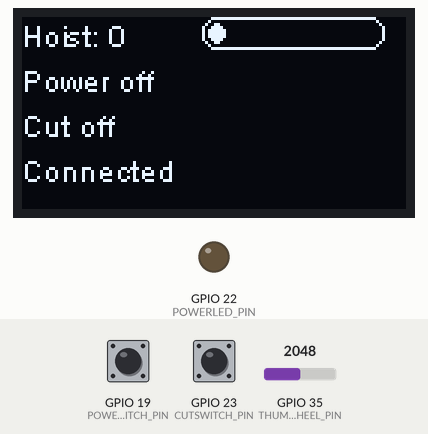
The sketch below on a simulated ESP32. Shown: 128×64 one-colour display, output pins drawn as LEDs (lit = HIGH). The test bench sets the inputs (shaded band); at power-on: GPIO 19 (POWERSWITCH_PIN) HIGH, GPIO 23 (CUTSWITCH_PIN) HIGH, GPIO 35 (THUMBWHEEL_PIN) = 2048. WiFi joins after 1.5 s; servers stay silent unless stated.

Above: at 6.7 s.
6.8 s: GPIO 19 (POWERSWITCH_PIN) pulled LOW for 0.15 s
At 7.39 s:
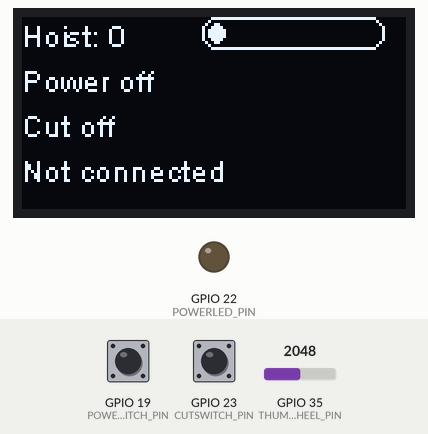
9.9 s: GPIO 19 (POWERSWITCH_PIN) pulled LOW for 1 s
At 10.5 s:
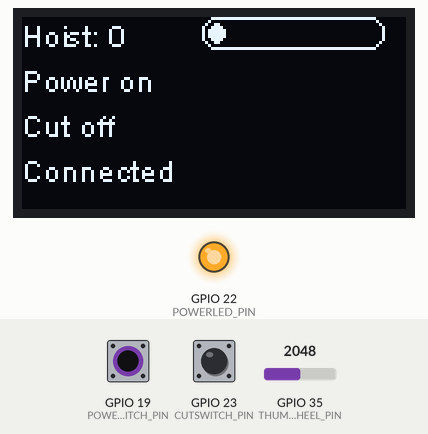
12.4 s: GPIO 23 (CUTSWITCH_PIN) pulled LOW for 0.15 s
At 12.58 s:
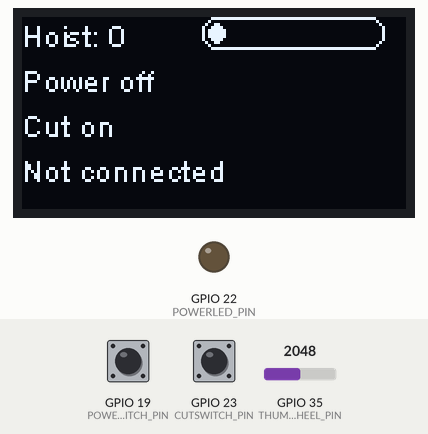
14.1 s: GPIO 23 (CUTSWITCH_PIN) pulled LOW for 1 s
At 15.0 s:
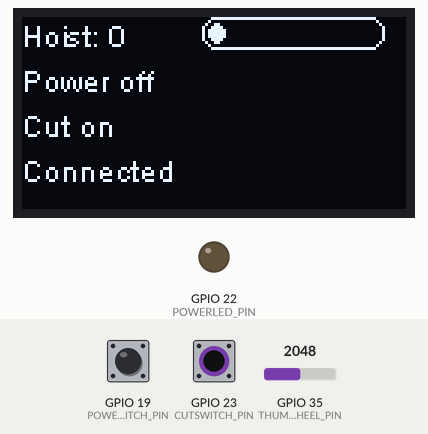
16.6 s: GPIO 19 (POWERSWITCH_PIN) driven LOW and GPIO 23 (CUTSWITCH_PIN) driven LOW
At 17.73 s:
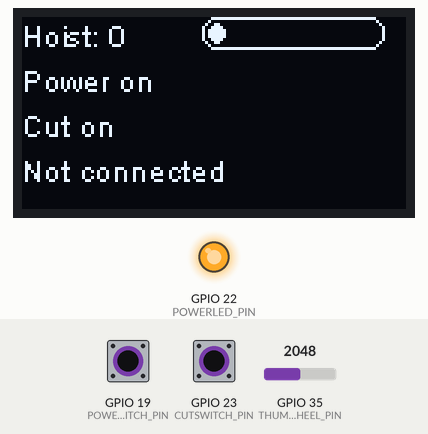
19.6 s: GPIO 19 (POWERSWITCH_PIN) driven HIGH
At 22.4 s:
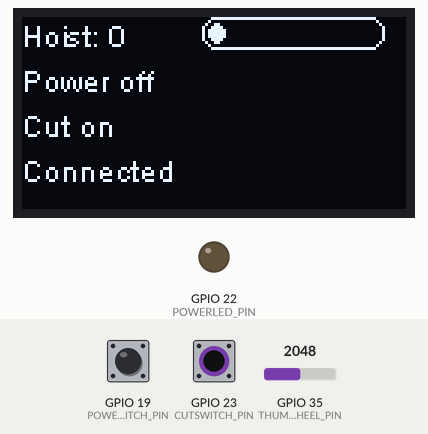
Timing chart, 0 to 23.6 s (numbered marks = the images above; inputs shaded):
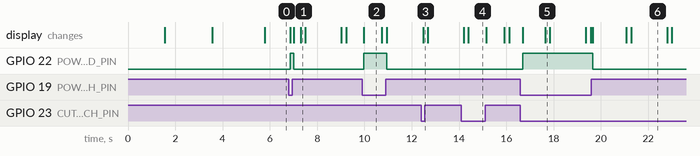

Measured:
- after the input at 6.8 s, GPIO 22 (POWERLED_PIN): LOW → HIGH after 0.06 s, → LOW 0.15 s later; the display: first changes after 0.06 s (image 1 shows a later state)
- after the input at 9.9 s, GPIO 22 (POWERLED_PIN): LOW → HIGH after 0.06 s, → LOW 0.98 s later; the display: changes after 0.06 s (image 2)
- after the input at 12.4 s, the display: changes after 0.08 s (image 3)
- after the input at 14.1 s, the display: first changes after 0.10 s (image 4 shows a later state)
- after the input at 16.6 s, GPIO 22 (POWERLED_PIN): LOW → HIGH after 0.10 s; the display: first changes after 0.10 s (image 5 shows a later state)
- after the input at 19.6 s, GPIO 22 (POWERLED_PIN): HIGH → LOW after 0.06 s; the display: changes after 0.06 s (image 6)
- what the display in image 2 shows lasts 0.7 s, from 10.0 s to 10.7 s

The sketch:

esp-client.ino
```cpp
#include <Arduino.h>
#include <WiFi.h>
#include "heltec.h"


WiFiClient client;

byte lastHoistSpeed = 15;
byte lastPowerState = 1;
byte lastCutState = 0;

float extendMax = 4095;
float extendMin = 0;

const int THUMBWHEEL_PIN = 35;
const int POWERSWITCH_PIN = 19;
const int POWERLED_PIN = 22;
const int CUTSWITCH_PIN = 23;

void showString(String str, const uint8_t *fontData = ArialMT_Plain_10){
    Heltec.display->setFont(fontData);
    Heltec.display->clear();
    Heltec.display->drawString(0, 0, str);
    Heltec.display->display();
}

void setup() {

    //Setup pin modes
    adcAttachPin(THUMBWHEEL_PIN);
    pinMode(POWERSWITCH_PIN, INPUT_PULLUP);
    pinMode(POWERLED_PIN, OUTPUT);
    pinMode(CUTSWITCH_PIN, INPUT_PULLUP);

    //Board specific setup
    Heltec.begin(true, false, true);//enable display and serial connection
    Heltec.display->flipScreenVertically();

    //Connect to wifi
    showString("Connecting to WiFi");
    WiFi.begin("vrnet", "tacotaco");
    while(WiFi.status() != WL_CONNECTED) {
      delay(500);
    }


    showString("Do max down", ArialMT_Plain_16);
    delay(2000);
    extendMax = (analogRead(THUMBWHEEL_PIN)+analogRead(THUMBWHEEL_PIN)+analogRead(THUMBWHEEL_PIN))/3;


    showString("Do max up", ArialMT_Plain_16);
    delay(2000);
    extendMin = (analogRead(THUMBWHEEL_PIN)+analogRead(THUMBWHEEL_PIN)+analogRead(THUMBWHEEL_PIN))/3;

}

byte readHoist(){
  float raw = (analogRead(THUMBWHEEL_PIN)+analogRead(THUMBWHEEL_PIN)+analogRead(THUMBWHEEL_PIN))/3;
  if (extendMax>extendMin){
    if (raw>extendMax) raw=extendMax;
    if (raw<extendMin) raw=extendMin;
  }else{
    if (raw<extendMax) raw=extendMax;
    if (raw>extendMin) raw=extendMin;
  }
  raw=raw-extendMin;
  raw=raw/(extendMax-extendMin);
  raw=raw*31;
  if (raw<0) raw=0;
  if (raw>31) raw=31;
  return raw;
}

bool readPowerState(){
  return !digitalRead(POWERSWITCH_PIN);
}
bool readHoistCutState(){
  return !digitalRead(CUTSWITCH_PIN);
}

void loop() {
    if (!client.connect("192.168.1.5", 3001)){
        delay(150);
    }else{
        //store initial state
        lastHoistSpeed = readHoist();
        lastCutState = readHoistCutState();
        lastPowerState = readPowerState();

        //send initial state
        client.setNoDelay(true);
        client.write(lastHoistSpeed);
        client.write(32+lastPowerState);
        client.write(34+lastCutState);
        client.flush();

        while (client.connected()){
          byte hoistSpeed = readHoist();
          if (abs(lastHoistSpeed-hoistSpeed)>=2 || (hoistSpeed==31 && lastHoistSpeed!=31) || (hoistSpeed==0 && lastHoistSpeed!=0)){
            lastHoistSpeed = hoistSpeed;
            client.write(hoistSpeed);
            client.flush();
          }

          bool powerState = readPowerState();
          if (powerState!=lastPowerState){
            delay(50);//debounce a little
            lastPowerState=powerState;
            client.write(32+powerState);
            client.flush();
          }

          bool cutState = readHoistCutState();
          if (cutState != lastCutState){
            delay(50);//debounce
            lastCutState = cutState;
            client.write(34+cutState);
            client.flush();
          }

          digitalWrite(POWERLED_PIN, powerState);

          Heltec.display->clear();
          Heltec.display->setTextAlignment(TEXT_ALIGN_LEFT);
          Heltec.display->setFont(ArialMT_Plain_10);
          Heltec.display->drawString(0, 0, "Hoist: "+String(hoistSpeed));

          Heltec.display->drawProgressBar(60, 0, 60, 10, float(float(hoistSpeed)/32.0f)*100.0f);

          Heltec.display->drawString(0, 15, "Power "+String(powerState?"on":"off"));
          Heltec.display->drawString(0, 30, "Cut "+String(cutState?"on":"off"));
          Heltec.display->drawString(0, 45, "Connected");
          Heltec.display->display();

        }
        client.stop();
    }
    byte hoistSpeed = readHoist();
    Heltec.display->clear();
    Heltec.display->setTextAlignment(TEXT_ALIGN_LEFT);
    Heltec.display->setFont(ArialMT_Plain_10);
    Heltec.display->drawString(0, 0, "Hoist: "+String(hoistSpeed));

    Heltec.display->drawProgressBar(60, 0, 60, 10, float(float(hoistSpeed)/32.0f)*100.0f);

    Heltec.display->drawString(0, 15, "Power "+String(readPowerState()?"on":"off"));
    Heltec.display->drawString(0, 30, "Cut "+String(readHoistCutState()?"on":"off"));
    Heltec.display->drawString(0, 45, "Not connected");
    digitalWrite(POWERLED_PIN, readPowerState());
    Heltec.display->display();
}
```
